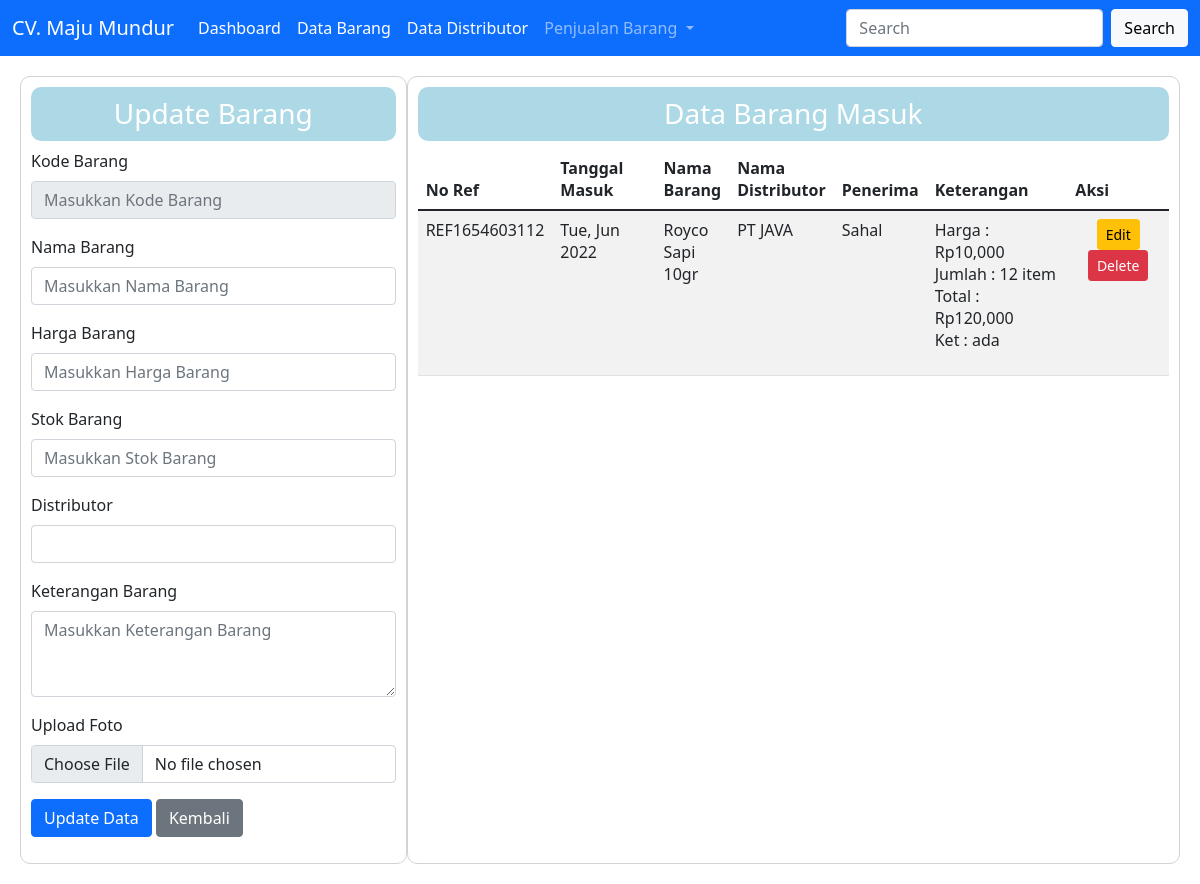
The app's page /data_barang_masuk.php?&edit=update&&id=REF1654603112 with its own data.
### tables this page shows
CREATE TABLE `tbl_barang_masuk` (
  `no_ref` varchar(30) NOT NULL,
  `kd_barang` varchar(10) NOT NULL,
  `kd_distributor` varchar(10) NOT NULL,
  `jumlah` double NOT NULL,
  `tgl_masuk` date NOT NULL,
  `penerima` varchar(30) NOT NULL,
  `ket` text NOT NULL,
  `total` double NOT NULL
);

CREATE TABLE `tbl_barang` (
  `kd_barang` varchar(15) NOT NULL,
  `nm_barang` varchar(40) NOT NULL,
  `harga` double NOT NULL,
  `stok` int(11) NOT NULL,
  `distributor` varchar(40) NOT NULL,
  `ket` text NOT NULL,
  `foto` text NOT NULL
);

CREATE TABLE `tbl_distributor` (
  `kd_distributor` varchar(15) NOT NULL,
  `nm_distributor` varchar(40) NOT NULL,
  `alamat` text NOT NULL,
  `nohp` varchar(15) NOT NULL,
  `pemilik` varchar(30) NOT NULL,
  `tipe_produk` varchar(40) NOT NULL
);

### database.php (called while the page is built, shortened)
<?php
class Database
{
    var $host = "localhost";
    var $user = "root";
    var $pass = "root";
    var $db = "toko_2";
    var $koneksi = "";
    function __construct()
    {
        $this->koneksi = mysqli_connect($this->host, $this->user, $this->pass, $this->db);
    }
    function data_barang_masuk()
    {
        return mysqli_query($this->koneksi, "select * from tbl_barang_masuk JOIN tbl_barang ON tbl_barang_masuk.kd_barang = tbl_barang.kd_barang JOIN tbl_distributor ON tbl_barang_masuk.kd_distributor = tbl_distributor.kd_distributor");
    }
}

### data_barang_masuk.php (the view, shortened to what this page needs)
<?php
class dashboard
{
    function __construct()
    {
        include "menu.php";
    }
}
include "database.php";
$db = new Database();
$data_barang_masuk = $db->data_barang_masuk();
?>
<!doctype html>
<html lang="en">
<head>
    <link href="https://cdn.jsdelivr.net/npm/bootstrap@5.1.3/dist/css/bootstrap.min.css" rel="stylesheet">
</head>
<body>
    <div class="row" style="margin: 20px;">
        <?php
        include("form_barang_masuk.php");
        ?>
        <div class="col-8" style="border: 1px solid lightgray; border-radius: 10px; padding: 10px;">
            <h3 style="text-align: center; background-color: lightblue; border-radius: 10px; color: white; padding: 10px;">
                Data Barang Masuk</h3>
            <div class="table-responsive mt-2">
                <table class="table table-striped">
                    <thead class="thead-light">
                        <tr>
                            <th>No Ref</th>
                            <th width="150px">Tanggal Masuk</th>
                            <th>Nama Barang</th>
                            <th>Nama Distributor</th>
                            <th>Penerima</th>
                            <th width="200px">Keterangan</th>
                            <th>Aksi</th>
                        </tr>
                    </thead>
                    <tbody>
                        <?php
                        foreach ($data_barang_masuk as $row) {
                        ?>
                            <tr>
                                <td><?php echo $row['no_ref'] ?></td>
                                <td><?php echo date('D, M Y', strtotime($row['tgl_masuk'])) ?></td>
                                <td><?php echo $row['nm_barang'] ?></td>
                                <td><?php echo $row['nm_distributor'] ?></td>
                                <td><?php echo $row['penerima'] ?></td>
                                <td>
                                    <span>Harga : Rp<?php echo number_format($row['harga']) ?></span><br>
                                    <span>Jumlah : <?php echo $row['jumlah'] ?> item</li></span><br>
                                    <span>Total : Rp<?php echo number_format($row['total']) ?></sapn>
                                        <p>Ket : <?php echo $row['ket'] ?></p>
                                </td>
                                <td align="center" width="150px">
                                    <a class="btn btn-sm btn-warning" href="data_barang_masuk.php?&edit=update&&id=<?= $row['no_ref'] ?>">Edit</a>
                                    <a class="btn btn-sm btn-danger " href="proses_barang_masuk.php?aksi=delete&&id=<?= $row['no_ref'] ?>" onclick="return confirm('Apakah yakin data dihapus')">Delete</a>
                                </td>
                            </tr>
                        <?php
                        }
                        ?>
                    </tbody>
                </table>
            </div>
        </div>
    </div>
</body>
</html>

### records on screen
tbl_barang_masuk: no_ref "REF1654603112", tgl_masuk "Tue, Jun 2022", kd_barang.nm_barang "Royco Sapi 10gr", kd_distributor.nm_distributor "PT JAVA", penerima "Sahal", kd_barang.harga "10,000", jumlah "12", total "120,000", kd_barang.ket "ada"
